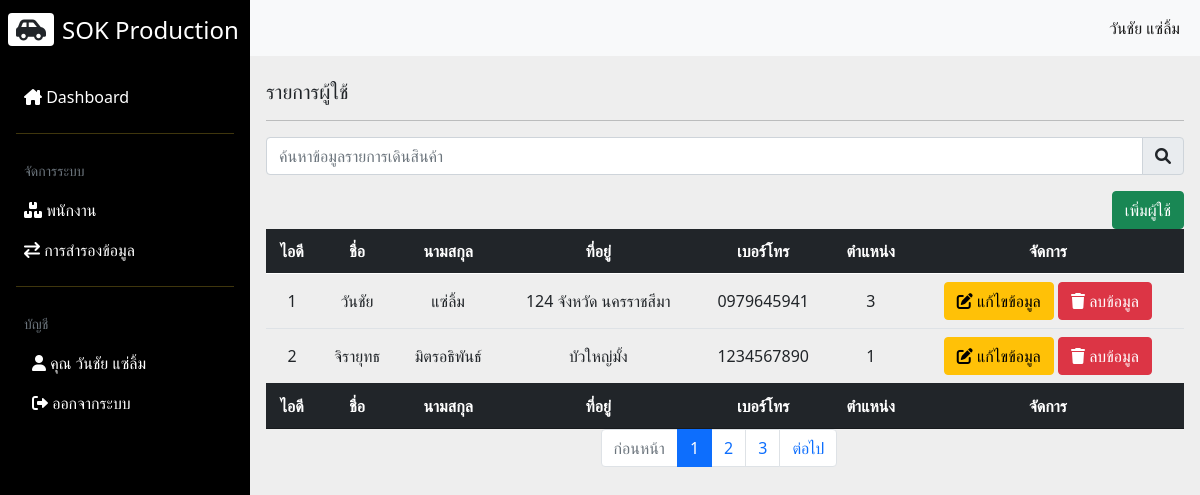
/employee.php (signed in), run on the app's committed database.
### tables this page shows
CREATE TABLE `employee` (
  `emp_id` int(11) NOT NULL,
  `emp_user` varchar(255) NOT NULL,
  `emp_pass` varchar(255) NOT NULL,
  `emp_fname` varchar(255) NOT NULL,
  `emp_lname` varchar(255) NOT NULL,
  `emp_address` text NOT NULL,
  `emp_phone` varchar(10) DEFAULT NULL,
  `emp_level` int(1) DEFAULT 1
);

### employee.php (the view, shortened to what this page needs)
<!DOCTYPE html>
<html lang="en">
<head>
  <link rel="stylesheet" href="css/all.min.css">
  <link rel="stylesheet" href="css/fontawesome.min.css">
  <link rel="stylesheet" href="css/bootstrap.min.css">
  <link rel="stylesheet" href="css/styles.css">
  <link rel="stylesheet" href="css/jquery.dataTables.min.css">
</head>
<body>
  <div class="main-container d-flex">
    <?php include("includes/menuNavbar.inc.php"); ?>
    <?php
    if($_SESSION['emp_level'] == 3) {
    ?>
    <div class="content">
      <nav class="navbar navbar-expand-md navbar-light bg-light">
        <div class="container-fluid">
          <div class="collapse navbar-collapse justify-content-end" id="navbarSupportedContent">
            <ul class="navbar-nav mb-2 mb-lg-0">
              <li class="nav-item">
                <a class="nav-link active" aria-current="page" href="#"><?= $_SESSION['emp_fname']; ?> <?= $_SESSION['emp_lname']; ?></a>
              </li>
            </ul>
          </div>
        </div>
      </nav>
      <div class="dashboard-content px-3 pt-4">
        <h2 class="fs-5"> รายการผู้ใช้</h2>
        <hr>
        <div class="col-md-12">
          <div class="row">
              <form action="#" method="post">
                <div class="input-group mb-3">
                  <input type="text" id="search" name="search" class="form-control" placeholder="ค้นหาข้อมูลรายการเดินสินค้า" aria-label="recipient's username" aria-describedby="basic-addon2">
                  <span class="input-group-text" id="basic-addon2"><i class="fa-solid fa-magnifying-glass"></i></span>
                </div>
              </form>
            <div class="d-grid gap-2 d-md-flex justify-content-md-end">
                <button class="btn btn-success" id="add">เพิ่มผู้ใช้</button>
            </div>
              <div class="table-responsive">
                <table class="table align-middle table-hover" id="myTable">
                  <thead class="table-dark">
                    <tr>
                      <th class="text-center">ไอดี</th>
                      <th class="text-center">ชื่อ</th>
                      <th class="text-center">นามสกุล</th>
                      <th class="text-center">ที่อยู่</th>
                      <th class="text-center">เบอร์โทร</th>
                      <th class="text-center">ตำแหน่ง</th>
                      <th class="text-center">จัดการ</th>
                    </tr>
                  </thead>
                  <tbody id="showemp" class="text-center">
                    <?php
                      include_once('config/db.php');
                      $sql = "SELECT * FROM `employee`";
                      $query = mysqli_query($conn, $sql);
                      while($row = mysqli_fetch_array($query)) {
                      ?>
                      <tr id="<?= $row['emp_id']; ?>">
                        <td><?= $row['emp_id']; ?></td>
                        <td data-target="fname"><?= $row['emp_fname']; ?></td>
                        <td data-target="lname"><?= $row['emp_lname']; ?></td>
                        <td data-target="address"><?= $row['emp_address']; ?></td>
                        <td data-target="phone"><?= $row['emp_phone']; ?></td>
                        <td data-target="level"><?= $row['emp_level']; ?></td>
                        <td>
                          <a href="#" data-role="edit" data-id="<?= $row['emp_id']; ?>" class="btn btn-warning"><i class="fa-solid fa-pen-to-square"></i> แก้ไขข้อมูล</a>
                          <a href="#" data-role="delete" data-id="<?= $row['emp_id']; ?>" class="btn btn-danger"><i class="fa-solid fa-trash"></i> ลบข้อมูล</a>
                        </td>
                      </tr>
                    <?php } ?>
                  </tbody>
                  <thead class="table-dark">
                  <tr>
                      <th class="text-center">ไอดี</th>
                      <th class="text-center">ชื่อ</th>
                      <th class="text-center">นามสกุล</th>
                      <th class="text-center">ที่อยู่</th>
                      <th class="text-center">เบอร์โทร</th>
                      <th class="text-center">ตำแหน่ง</th>
                      <th class="text-center">จัดการ</th>
                    </tr>
                  </thead>
                </table>
              </div>
                <ul class="pagination justify-content-center">
                  <li class="page-item disabled" id="notyet">
                    <a class="page-link" href="#" tabindex="-1" aria-disabled="true">ก่อนหน้า</a>
                  </li>
                  <li class="page-item active" id="notyet1"><a class="page-link" href="#">1</a></li>
                  <li class="page-item" id="notyet2" aria-current="page">
                    <a class="page-link" href="#">2</a>
                  </li>
                  <li class="page-item" id="notyet3"><a class="page-link" href="#">3</a></li>
                  <li class="page-item" id="notyet4">
                    <a class="page-link" href="#">ต่อไป</a>
                  </li>
                </ul>
          </div>
        </div>
      </div>
    </div>
    <?php } else {
      echo '<script>alert("หน้าเพจนี้สำหรับแอดมินเท่านั้น!");window.location.href = "index.php"</script>';
    } ?>
  </div>
</body>
</html>

### css/styles.css (style rules this page uses)
body { background-color: #eee; }
.content { min-height: 100vh; width: 100%; }

### data on the page
employee: emp_id "1", emp_fname "วันชัย", emp_lname "แซ่ลิ้ม", emp_address "124 จังหวัด นครราชสีมา", emp_phone "0979645941", emp_level "3"
employee: emp_id "2", emp_fname "จิรายุทธ", emp_lname "มิตรอธิพันธ์", emp_address "บัวใหญ่มั้ง", emp_phone "1234567890", emp_level "1"

### other printed values
$_SESSION['emp_fname'] "วันชัย"
$_SESSION['emp_lname'] "แซ่ลิ้ม"
